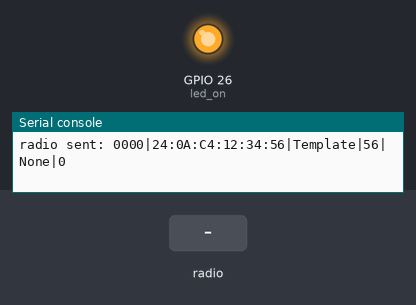
Simulated run of this program. Board: ESP32 board running MicroPython. Parts: output pins drawn as LEDs (lit = HIGH), the last lines printed to the serial console. Inputs (shaded band) come from the test bench. No radio messages arrive unless stated (any console line starting 'radio sent:' is added by the test bench).

Above: at 0.06 s.
At 1.2 s:
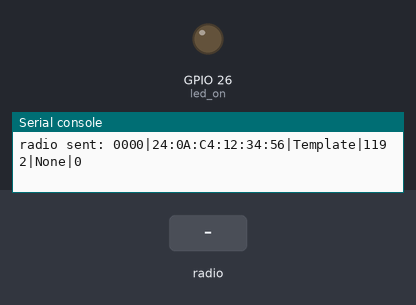
1.3 s: radio message "1" arrives
Timing chart, 0 to 4.3 s (numbered marks = the images above; inputs shaded):
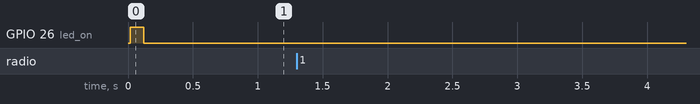

The program:

smarthome_sensor_template.py
```python
# Smart Home sensor program
# MicroPython and ESP32 https://docs.micropython.org/en/latest/esp32/quickref.html
# https://docs.micropython.org/en/latest/library/espnow.html

import network
import espnow

from machine import ADC, Pin
import time

# Modules specific to this program
import smarthome_misc as misc

########################################
# OWN MODULES
from adc_sub import ADC_substitute

########################################
# CONFIGURATION
dashboard_mac_address = b'INSERT MAC HERE IN CORRECT FORMAT EG: \xA1\xB2\xC3\xD4\xE5\xF6' # MAC address of dashboard (Educaboard). Byte string format!

# Sensor
sensor_id = "Template"                 # The sensor ID
pin_sensor_1 = 32                      # The sensor GPIO input pin 1
pin_sensor_2 = 33                      # The sensor GPIO input pin 2

# Battery
pin_battery = 34                       # The battery measurement input pin, ADC1_6

# On LED
pin_led_on = 26                        # The on indicator LED output pin
led_on_duration_on = 100               # The on duration of the on LED
led_on_duration_off = 10000            # The off duration of the on LED
########################################
# OBJECTS
# ESP-NOW
sta = network.WLAN(network.STA_IF)     # Or network.AP_IF
sta.active(True)                       # WLAN interface must be active to send()/recv()

en = espnow.ESPNow()                   # ESP-NOW object
en.active(True)                        # Make ESP-NOW active

# Sensor
sensor = Pin(pin_sensor_1, Pin.IN)

# Battery
battery = ADC_substitute(pin_battery)  # The battery object
ip1 = 1234                             # Insert own measured value here when the battery is fully discharged
ip2 = 3210                             # Insert own measured value here when the battery is fully charged
bp1 = 0                                # Battery percentage when fully discharged
bp2 = 100                              # Battery percentage when fully charged
alpha = (bp2 - bp1) / (ip2 - ip1)      # alpha is the slope in the first degree equation bp = alpha * input + beta
beta = bp1 - alpha * ip1               # beta is the crossing point on the y axis

# On LED
led_on = Pin(pin_led_on, Pin.OUT)      # The on LED object

########################################
# VARIABLES
# Previous values
prev_sensor_value = -999               # The previous value from the sensor
prev_bat_pct = -1                      # The previous battery percentage value

next_time_led_on = 0                   # Non blocking on LED flow control
########################################
# FUNCTIONS
def get_battery_percentage():          # The battery voltage percentage
    pass

def blink_led_on():
    global next_time_led_on

    if time.ticks_diff(time.ticks_ms(), next_time_led_on) > 0:
        value = led_on.value()
        if value == 1:
            led_on.value(0)
            next_time_led_on = time.ticks_ms() + led_on_duration_off
        else:
            led_on.value(1)
            next_time_led_on = time.ticks_ms() + led_on_duration_on


def pack_data(mac, sid, bp, val):
    string = "0000"                    # The frame version number, four digits
    string += '|' + mac
    string += '|' + sid
    string += '|' + str(time.ticks_ms())
    string += '|' + str(bp)
    string += '|' + str(val)

    return string

########################################
# PROGRAM

# INITIALIZATION
sensor_mac_address = misc.get_mac_address() # MAC address

# ESP-NOW
en.add_peer(dashboard_mac_address)     # Must add_peer() before send()
en.send(dashboard_mac_address, sensor_id + " ready", False)

print(sensor_id + ", " + sensor_mac_address + ", ready")

# MAIN (super loop)
while True:
    # Measure the battery percentage
    bat_pct = get_battery_percentage()

    # Check the sensor
    sensor_value = 0                   # Replace with the specific way to interface with the sensor here

    # Send data if there is a change (this principle saves power)
    if bat_pct == prev_bat_pct or sensor_value != prev_sensor_value:
        data_string = pack_data(sensor_mac_address, sensor_id, bat_pct, sensor_value)

        print("Sending: " + data_string)
        try:
            en.send(dashboard_mac_address, data_string, False)
        except ValueError as e:
            print("Error sending the message: " + str(e))

        # Update the previous values for use next time
        prev_bat_pct = bat_pct
        prev_sensor_value = sensor_value

    # Check to see if there is a message
    host, msg = en.recv(10)
    if msg:
        msg = msg.decode("utf-8")
        print(msg)
        #Do something useful here

    # Blink on LED
    blink_led_on()
```

smarthome_misc.py
```python
#######################################
# IMPORTS for all
from machine import ADC, Pin, PWM

import network

########################################
# OBJECTS
adc_lmt84 = ADC(Pin(35))
adc_lmt84.atten(ADC.ATTN_11DB)        # 100 mV to 1,25 V, i.e. from about -40 °C and up to the maximum temperature for the LMT84
# LMT84 datasheet
# V = (-5.50 mV/°C) T + 1035 mV
# T = (V - 1035 mV) / (-5.5 mV/°C)
alpha = 0                              # Temperature coefficients
beta = 0                               # temp = alpha * ADC_value + beta
########################################
# FUNCTIONS

# Convert a MAC address from a byte string to a string
def mac_addr_bytestr_to_str(bstr):
    string = ("%02X:%02X:%02X:%02X:%02X:%02X") % (bstr[0], bstr[1], bstr[2], bstr[3], bstr[4], bstr[5])

    return string


# Returns the MAC address A simple function returning the devices' MAC address in a
def get_mac_address():

    wlan = network.WLAN(network.STA_IF)# The WLAN object for a station. Use AP_IS for an access point
    wlan.active(True)                  # Activate the WLAN

    if wlan.active():                  # Check if the WLAN is active
        mac_address =  wlan.config("mac")  # Returns the MAC address in six bytes
        mac_string = mac_addr_bytestr_to_str(mac_address)
    else:
        mac_string = "MAC address not found!"

    return mac_string

# Returns the onboard LMT84 temperature averaged over 64 measurements
def get_temperature():
    adc_val = 0
    for i in range (64):
        adc_val += adc_lmt84.read()
    adc_val = adc_val >> 6

    temp = alpha * adc_val + beta

    return temp

# Returns the onboard LMT84 ADC value averaged over 256 measurements
def get_temp_adc():
    adc_val = 0
    for i in range (256):
        adc_val += adc_lmt84.read()
    adc_val = adc_val >> 8

    return adc_val

# Set calibration values and calculate alpha and beta
def set_temp_calibration(temp1, adc1, temp2, adc2):
    global alpha
    global beta

    if adc1 == adc2:                  # Avoid divide by zero when adc1 = adc2
        adc1 -= 1

    alpha = (temp2 - temp1) / (adc2 - adc1)
    beta = temp2 - alpha * adc2        # or beta = temp1 - alpha * adc1

    print("LMT84: alpha: %f, beta: %f" % (alpha, beta))
```

adc_sub.py
```python
# An ESP32 ADC substituting library usable from 200 mV to 2,4 V
#
# This library mitigates some of the ESP32 ADC problems:
# - noise: by averaging over 256 measurement
# - 100 mV late start, and
# - non linearity: by using own formula
#
# The library uses a fixed attenuation of 11 dB and 12 bits

from machine import ADC, Pin

class ADC_substitute():

    __adc = None

    # ADC value to voltage first degree equation coefficients
    __alpha = 0.000838616
    __beta = 0.097068


    def __init__(self, pin_adc):
        self.__adc = ADC(Pin(pin_adc))
        self.__adc.atten(ADC.ATTN_11DB)
        self.__adc.width(ADC.WIDTH_12BIT)


    def read_adc(self):
        adc_val = 0
        for i in range(256):
            adc_val += self.__adc.read()
        adc_val = adc_val >> 8

        return adc_val


    def read_voltage(self):
        adc_val = self.read_adc()

        return self.__alpha * adc_val + self.__beta
```
